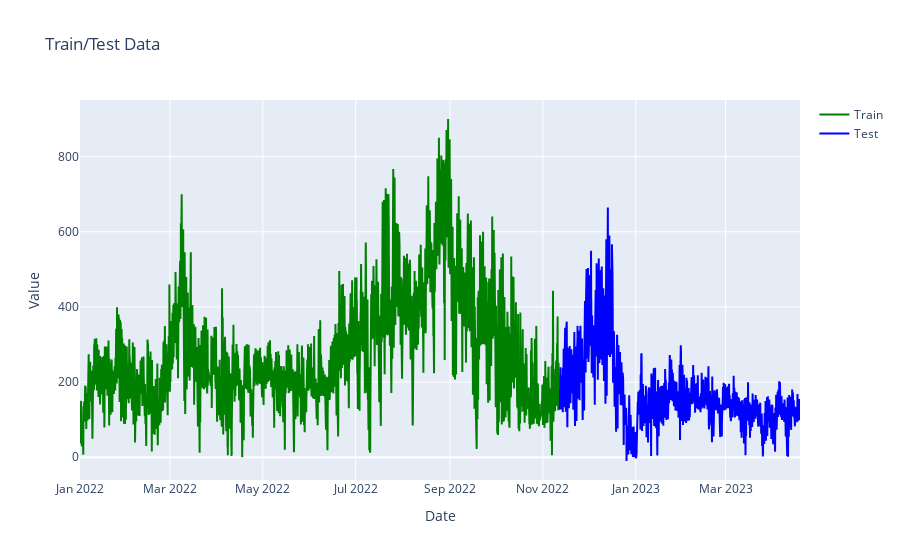

The notebook cell saved with this chart:
### Code cell
traces = [train_trace, test_trace]
fig = go.Figure(data=traces, layout=layout)
fig.show()

### Figure 1 — Plotly figure (JSON) as saved in the notebook; plotly's stock layout.template omitted (floating-point values rounded to 4 significant figures; data arrays with more than 128 entries replaced by an {"elided": "..."} marker saying what was removed)
{"data": [{"line": {"color": "green"}, "name": "Train", "type": "scatter", "x": {"elided": "7561 str values"}, "y": {"elided": "7561 float values"}}, {"line": {"color": "blue"}, "name": "Test", "type": "scatter", "x": {"elided": "3790 str values"}, "y": {"elided": "3790 float values"}}], "layout": {"title": {"text": "Train/Test Data"}, "xaxis": {"title": {"text": "Date"}}, "yaxis": {"title": {"text": "Value"}}}}
